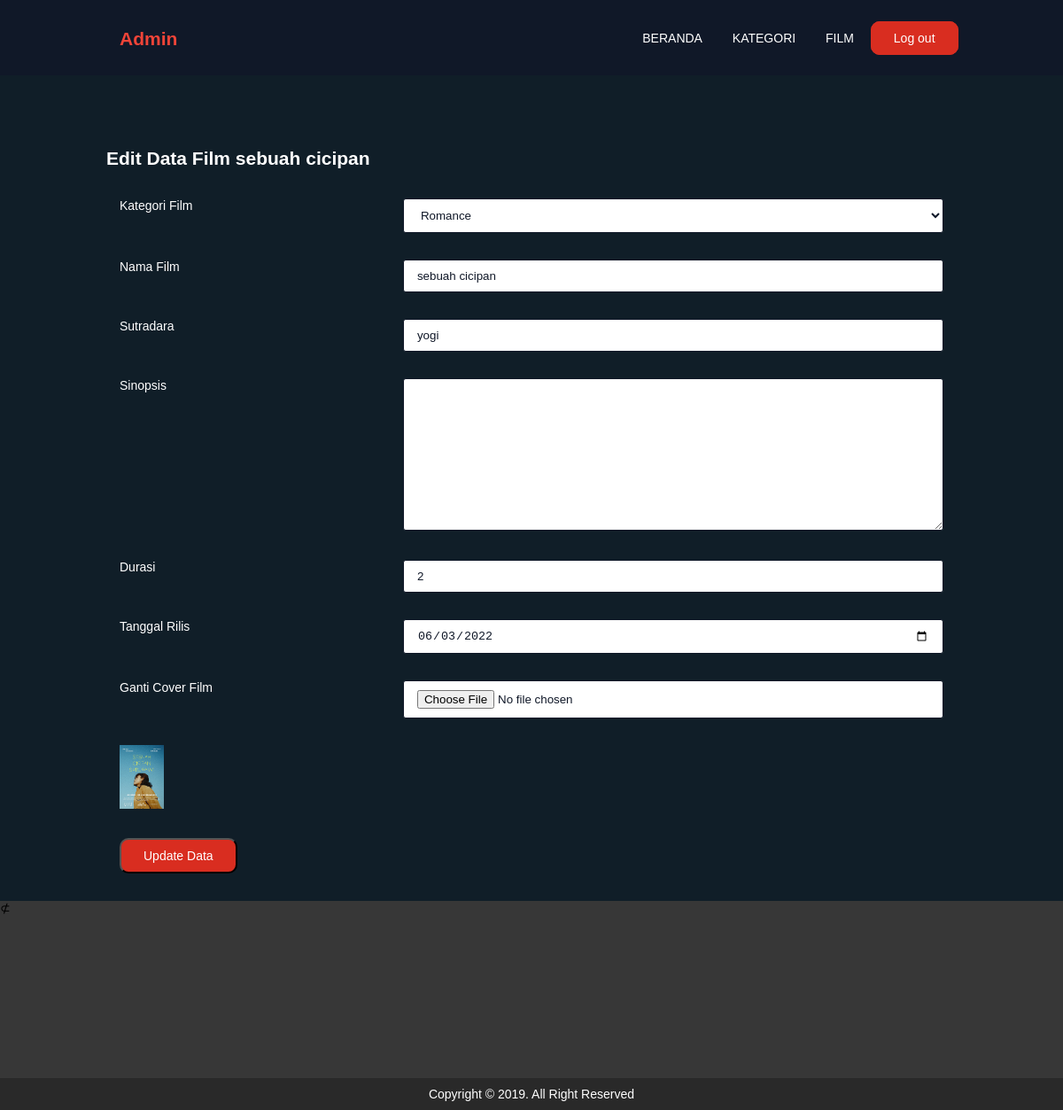
The app's page /admin/index.php?page=management_film_edit&&id_film=33 (signed in) with its own data.
### tables this page shows
CREATE TABLE `film` (
  `id_film` int(11) NOT NULL,
  `id_kategori` int(11) NOT NULL,
  `nama_film` varchar(50) NOT NULL,
  `sutradara` varchar(50) NOT NULL,
  `sinopsis` text NOT NULL,
  `durasi` int(11) NOT NULL,
  `tanggal_rilis` date NOT NULL,
  `images` varchar(100) NOT NULL
);

CREATE TABLE `kategori_film` (
  `id_kategori` int(11) NOT NULL,
  `kategori` varchar(50) NOT NULL
);

### admin/page/management_film_edit.php (the view, shortened to what this page needs)
<div class="body_konten2">
	<div class="container">
		<?php
		$idfilm = mysqli_real_escape_string($conn, @$_GET['id_film']);
		$tampildata = mysqli_fetch_array(mysqli_query($conn, "SELECT * FROM film WHERE id_film='$idfilm'"));
		?>
		<h2 class="heading_film">Edit Data Film <?php echo $tampildata['nama_film'] ?></h2>
		<form method="post" action="?page=management_film_edit&&proses=update
	&&id_film=<?php echo $idfilm ?>" enctype="multipart/form-data">
			<label class="col-4">Kategori Film</label>
			<div class="col-8">
				<select class="form_input" name="id_kategori">
					<?php
					$kategorifilm = mysqli_query(
						$conn,
						"SELECT * FROM kategori_film"
					);
					while ($kategorifilm1 = mysqli_fetch_array($kategorifilm)) {
					?>
						<option value="
					<?php echo $kategorifilm1['id_kategori']; ?>" <?php if ($tampildata['id_kategori'] == $kategorifilm1['id_kategori']) { ?>selected <?php } ?>>
							<?php echo $kategorifilm1['kategori']; ?></option>
					<?php } ?>
				</select>
			</div>
			<label class="col-4">Nama Film</label>
			<div class="col-8">
				<input class="form_input" type="text" name="nama_film" value="<?php echo $tampildata['nama_film']; ?>">
			</div>
			<label class="col-4">Sutradara</label>
			<div class="col-8">
				<input class="form_input" type="text" name="sutradara" value="<?php echo $tampildata['sutradara']; ?>">
			</div>
			<label class="col-4">Sinopsis</label>
			<div class="col-8">
				<textarea class="form_input" name="sinopsis" rows="10" style="width:100%;"><?php echo $tampildata['sinopsis']; ?></textarea>
			</div>
			<label class="col-4">Durasi</label>
			<div class="col-8">
				<input class="form_input" type="text" name="durasi" value="<?php echo $tampildata['durasi']; ?>">
			</div>
			<label class="col-4">Tanggal Rilis</label>
			<div class="col-8">
				<input class="form_input" type="date" name="tanggal_rilis" value="<?php echo $tampildata['tanggal_rilis']; ?>">
			</div>
			<label class="col-4">Ganti Cover Film</label>
			<div class="col-8">
				<input class="form_input" type="file" name="images">
			</div>
			<div class="col-12">
				<img src="../<?php echo $tampildata['images']; ?>" alt="" width="50px">
			</div>
			<div class="row">
				<div class="col-12">
					<button class="form_button2" type="submit">Update Data</button>
				</div>
			</div>
		</form>
		<br>
	</div>
</div>

### style.css (style rules this page uses)
body { margin: 0 0 0 0; font-family: Tahoma, arial; font-size: 14px; }
* { box-sizing: border-box; }
.row { content: ""; clear: both; display: table; }
.col-4 { width: 33.33%; }
.col-8 { width: 66.66%; }
.col-12 { width: 100%; }
[class*="col-"] { float: left; padding: 15px; }
.container { margin: 0 auto; width: 80%; text-align: left; }
.heading_film { color: #fff; }
.form_button2 { padding: 10px 25px; border-radius: 10px; background: #D92D20; font-size: 14px; color: #fff; text-decoration: none; }
.body_konten2 { padding-top: 100px; background: #101e28; color: #fff; }
.form_input { width: 100%; padding: 10px 15px; color: #101828; border-radius: 3px; background-color: #fff; border: 1px solid #101828; }

### records on screen
film: nama_film "sebuah cicipan", id_kategori "Romance", sutradara "yogi", durasi "2", tanggal_rilis "06/03/2022", images (picture)
